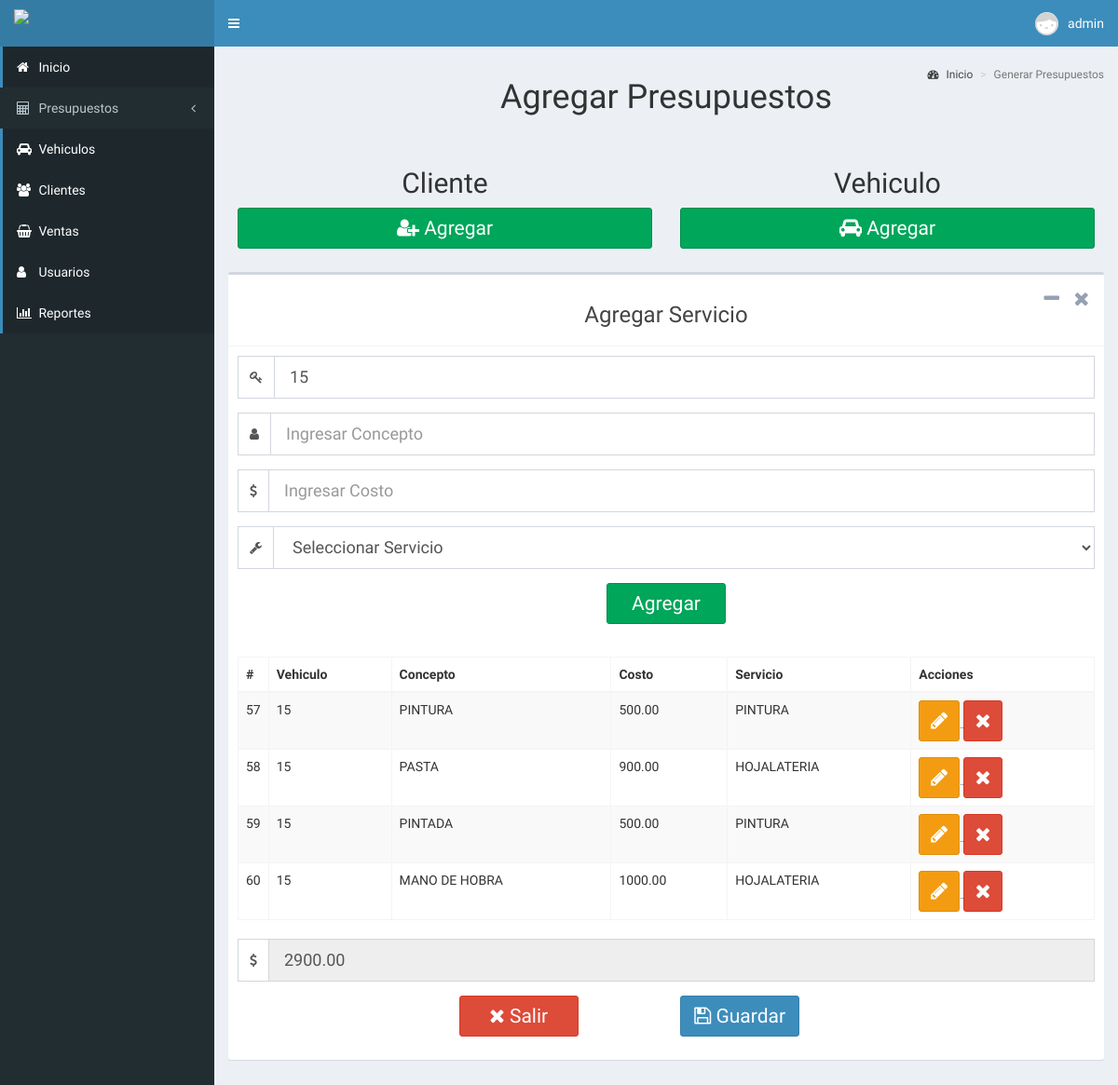
The app's page /presupuesto (signed in) with its own data.
### tables this page shows
CREATE TABLE `servicio` (
  `codigo` int(11) NOT NULL,
  `concepto` text DEFAULT NULL,
  `costo` decimal(10,2) DEFAULT NULL,
  `tipo` varchar(80) DEFAULT NULL,
  `Id_v` int(11) DEFAULT NULL
);

### controladores/plantilla.controlador.php (called while the page is built)
<?php
class ControladorPlantilla{
	public static function ctrPlantilla(){
		include "vistas/plantilla.php";
	}
}

### index.php (called while the page is built, shortened)
<?php
require_once "controladores/plantilla.controlador.php";
require_once "controladores/vehiculos.controlador.php";
require_once "controladores/servicio.controlador.php";
require_once "controladores/reportes.controlador.php";
require_once "modelos/vehiculos.modelo.php";
require_once "modelos/servicio.modelo.php";
$plantilla = new ControladorPlantilla();
$plantilla -> ctrPlantilla();

### controladores/vehiculos.controlador.php (called while the page is built, shortened)
<?php
class ControladorVehiculos{
    public static function ctrMostrarVehiculo2($item){
        $tabla = "vehiculo";
        $respuesta = ModeloVehiculos::MdlMostrarVehiculo2($tabla,$item);
        return $respuesta;
    }
}

### modelos/conexion.php (called while the page is built)
<?php
class Conexion{
	 public static function conectar(){
		$link = new PDO("mysql:host=localhost;dbname=luismart",
			            "root",
			            "");
		$link -> exec("set names utf8");
		return $link;
	}
}

### modelos/vehiculos.modelo.php (called while the page is built, shortened)
<?php
require_once "conexion.php";
class ModeloVehiculos
{
	public static function MdlMostrarVehiculo2($tabla, $item)
	{
		if ($item == null) {
			$stmt = Conexion::conectar()->prepare("SELECT MAX(id_v) FROM $tabla");
			$stmt->execute();
			return $stmt->fetch();
		}
	}
}

### controladores/servicio.controlador.php (called while the page is built, shortened)
<?php
class ControladorServicios
{
    public static function ctrMostrarServicio($item, $valor)
    {
        $tabla = "servicio";
        $respuesta = ModeloServicio::MdlMostrarServicio($tabla, $item, $valor);
        return $respuesta;
    }
    public static function ctrMostrarServicio2($item)
    {
        $tabla = "servicio";
        $respuesta = ModeloServicio::MdlMostrarServicio2($tabla, $item);
        return $respuesta;
    }
}

### modelos/servicio.modelo.php (called while the page is built, shortened)
<?php
require_once "conexion.php";
class ModeloServicio
{
	public static function MdlMostrarServicio($tabla, $item, $valor)
	{
		if ($item != null) {
			$stmt = Conexion::conectar()->prepare(
				"SELECT * FROM $tabla WHERE $item = :$item"
			);
			$stmt->bindParam(":" . $item, $valor, PDO::PARAM_STR);
			$stmt->execute();
			return $stmt->fetch();
		} else {
			$stmt = Conexion::conectar()->prepare(
				"SELECT * FROM $tabla as s
				inner join `vehiculo` as v
				on v.id_v = s.Id_v
				where s.Id_v = (SELECT max(Id_v) from `vehiculo`)"
			);
			$stmt->execute();
			return $stmt->fetchAll();
		}
	}
	public static function MdlMostrarServicio2($tabla, $item)
	{
		if ($item == null) {
			$stmt = Conexion::conectar()->prepare(
				"SELECT SUM(costo) FROM $tabla as s
			inner join `vehiculo` as v
			on v.id_v = s.Id_v
			where s.Id_v = (SELECT max(Id_v) from `vehiculo`);"
			);
			$stmt->execute();
			return $stmt->fetchAll();
		}
	}
}

### vistas/modulos/presupuesto.php (the view, shortened to what this page needs)
<div class="content-wrapper">
  <section class="content-header">
    <div class="row">
      <div class="col">
        <h1 class="text-center">
          Agregar Presupuestos
        </h1>
      </div>
    </div>
    <ol class="breadcrumb">
      <li><a href="#"><i class="fa fa-dashboard"></i> Inicio</a></li>
      <li class="active">Generar Presupuestos</li>
    </ol>
  </section>
  <section class="content">
    <div class="box-body">
      <div class="row">
        <div class="col-md-6">
          <div class="form-group ">
            <h2 class="text-center">Cliente</h2>
            <abbr id="toltipx" title="Agregar cliente">
              <button class="btn btn-block btn-success" data-toggle="modal" data-target="#modalAgregarC"><i class="fa fa-user-plus" aria-hidden="true"></i> Agregar</button>
            </abbr>
          </div>
        </div>
        <div class="col-md-6">
          <div class="form-group">
            <h2 class="text-center">Vehiculo</h2>
            <abbr id="toltipx" title="Agregar vehículo">
              <button class="btn btn-block btn-success" data-toggle="modal" data-target="#modalAgregarV"><i class="fa fa-car" aria-hidden="true"></i> Agregar</button>
            </abbr>
          </div>
        </div>
      </div>
    </div>
    <div class="box">
      <div class="box-header with-border">
        <h3 class="text-center">Agregar Servicio</h3>
        <div class="box-tools pull-right">
          <button type="button" class="btn btn-box-tool" data-widget="collapse" data-toggle="tooltip" title="Collapse">
            <i class="fa fa-minus"></i></button>
          <button type="button" class="btn btn-box-tool" data-widget="remove" data-toggle="tooltip" title="Remove">
            <i class="fa fa-times"></i></button>
        </div>
      </div>
      <div class="box-body">
        <form role="form" method="post" enctype="multipart/form-darta">
          <div class="form-group">
            <div class="input-group">
              <span class="input-group-addon"><i class="fa fa-key"></i></span>
              <abbr id="toltipx" title="Ingrese el ID del vehiculo">
                <?php
                $item = null;
                $vehiculo = ControladorVehiculos::ctrMostrarVehiculo2($item);
                echo '<input type="number" class="form-control input-lg" name="nuevoV" placeholder="Ingresar Id Vehiculo" value="' . $vehiculo[0] . '" required>'
                ?>
              </abbr>
            </div>
          </div>
          <div class="form-group">
            <div class="input-group">
              <span class="input-group-addon"><i class="fa fa-user"></i></span>
              <abbr id="toltipx" title="Agregue una descripción del servicio">
                <input type="text" class="form-control input-lg" name="nuevoConcepto" placeholder="Ingresar Concepto" required onkeyup="mayus(this);">
              </abbr>
            </div>
          </div>
          <div class="form-group">
            <div class="input-group">
              <span class="input-group-addon"><i class="fa fa-usd"></i></span>
              <abbr id="toltipx" title="Agregue el costo del servicio">
                <input type="number" class="form-control input-lg" name="nuevoCosto" placeholder="Ingresar Costo" required>
              </abbr>
            </div>
          </div>
          <div class="form-group">
            <div class="input-group">
              <span class="input-group-addon"><i class="fa fa-wrench"></i></span>
              <abbr id="toltipx" title="Seleccione el servicio a dar">
                <select class="form-control input-lg" name="nuevoServicio">
                  <option value="">Seleccionar Servicio</option>
                </select>
              </abbr>
            </div>
          </div>
          <div class="row justify-content-center">
            <div class="col-md-2 col-md-offset-5">
              <div class="form-group">
                <abbr id="toltipx" title="Agregar servicio">
                  <button type="submit" class="btn btn-block btn-success">Agregar</button>
                </abbr>
              </div>
            </div>
          </div>
        </form>
      </div>
      <div class="box-body">
        <table class="table table-bordered table-striped dt-responsive tablas" width="100%">
          <thead>
            <tr>
              <th style="width: 10px">#</th>
              <th>Vehiculo</th>
              <th>Concepto</th>
              <th>Costo</th>
              <th>Servicio</th>
              <th>Acciones</th>
            </tr>
          </thead>
          <tbody>
            <?php
            $item = null;
            $valor = null;
            $clientes = ControladorServicios::ctrMostrarServicio($item, $valor);
            foreach ($clientes as $key => $value) {
              echo '<tr>
                  <td>' . $value["codigo"] . '</td>
                  <td>' . $value["Id_v"] . '</td>
                  <td>' . $value["concepto"] . '</td>
                  <td>' . $value["costo"] . '</td>
                  <td>' . $value["tipo"] . '</td>
                  <td>
                    <div class="btn-group">
                      <abbr id="toltipx" title="Editar servicio">
                      <button class="btn btn-warning btnEditarServicio" idServicio="' . $value["codigo"] . '" data-toggle="modal" data-target="#modalEditarServicio"><i class="fa fa-pencil"></i></button>
                      </abbr>
                      <abbr id="toltipx" title="Cancelar servicio">
                      <button class="btn btn-danger btnEliminarServicio" idServicio="' . $value["codigo"] . '"><i class="fa fa-times"></i></button>
                      </abbr>
                    </div>
                  </td>
                </tr>';
            }
            ?>
          </tbody>
        </table>
      </div>
      <div class="box-body">
        <form role="form" method="post" enctype="multipart/form-darta">
          <div class="form-group">
            <div class="input-group">
              <span class="input-group-addon"><i class="fa fa-usd"></i></span>
              <abbr id="toltipx" title="Costo total del presupuesto">
                <?php
                $item = null;
                $total = ControladorServicios::ctrMostrarServicio2($item);
                echo '
                <input type="text" class="form-control input-lg" name="nuevoTotal"
                placeholder="Total del presupuesto" value="' . $total[0][0] . '" disabled required>'
                ?>
              </abbr>
            </div>
          </div>
          <div class="row justify-content-center">
            <div class="col-md-2 col-md-offset-3">
              <div class="form-group">
                <abbr id="toltipx" title="Cancelar presupuesto">
                  <button type="button" class="btn btn-block btn-danger"><i class="fa fa-times" aria-hidden="true"></i> Salir</button>
                </abbr>
              </div>
            </div>
            <div class="col-md-2 col-md-offset-1">
              <div class="form-group">
                <abbr id="toltipx" title="Guardar presupuesto">
                  <button type="submit" name="btn1" class="btn btn-block btn-primary"><i class="fa fa-floppy-o" aria-hidden="true"></i> Guardar</button>
                </abbr>
              </div>
            </div>
          </div>
        </form>
      </div>
    </div>
  </section>
</div>

### vistas/css/style.css (style rules this page uses)
#toltipx { text-decoration: none; }
.btn { font-size: 1.5em; }

### records on screen
servicio: codigo "57", Id_v "15", concepto "PINTURA", costo "500.00", tipo "PINTURA"
servicio: codigo "58", Id_v "15", concepto "PASTA", costo "900.00", tipo "HOJALATERIA"
servicio: codigo "59", Id_v "15", concepto "PINTADA", costo "500.00", tipo "PINTURA"
servicio: codigo "60", Id_v "15", concepto "MANO DE HOBRA", costo "1000.00", tipo "HOJALATERIA"

### other values on screen
$_SESSION["nombre"] "admin"
